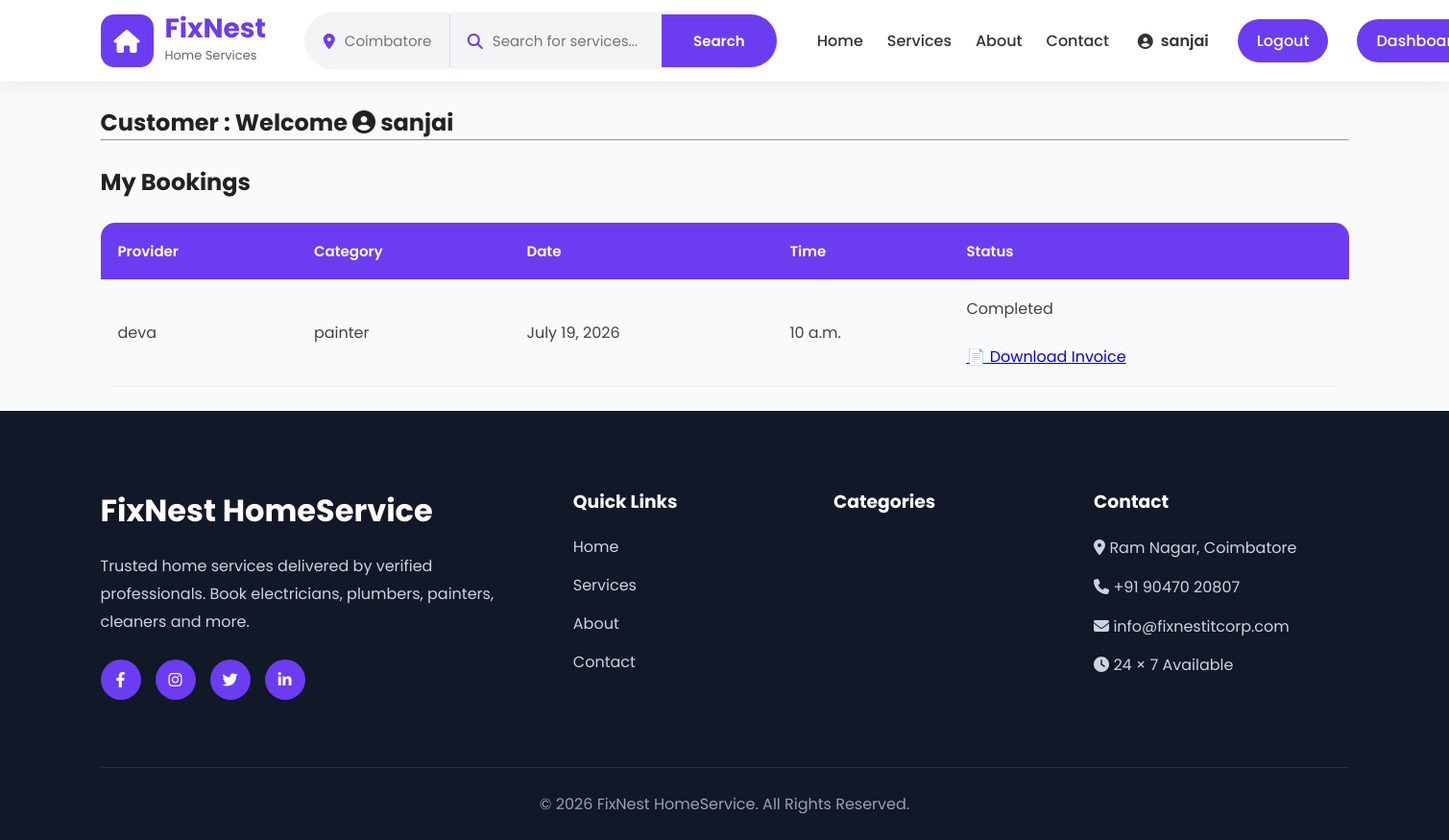
Page /customer/dashboard/ (signed in) on the earlier database version.
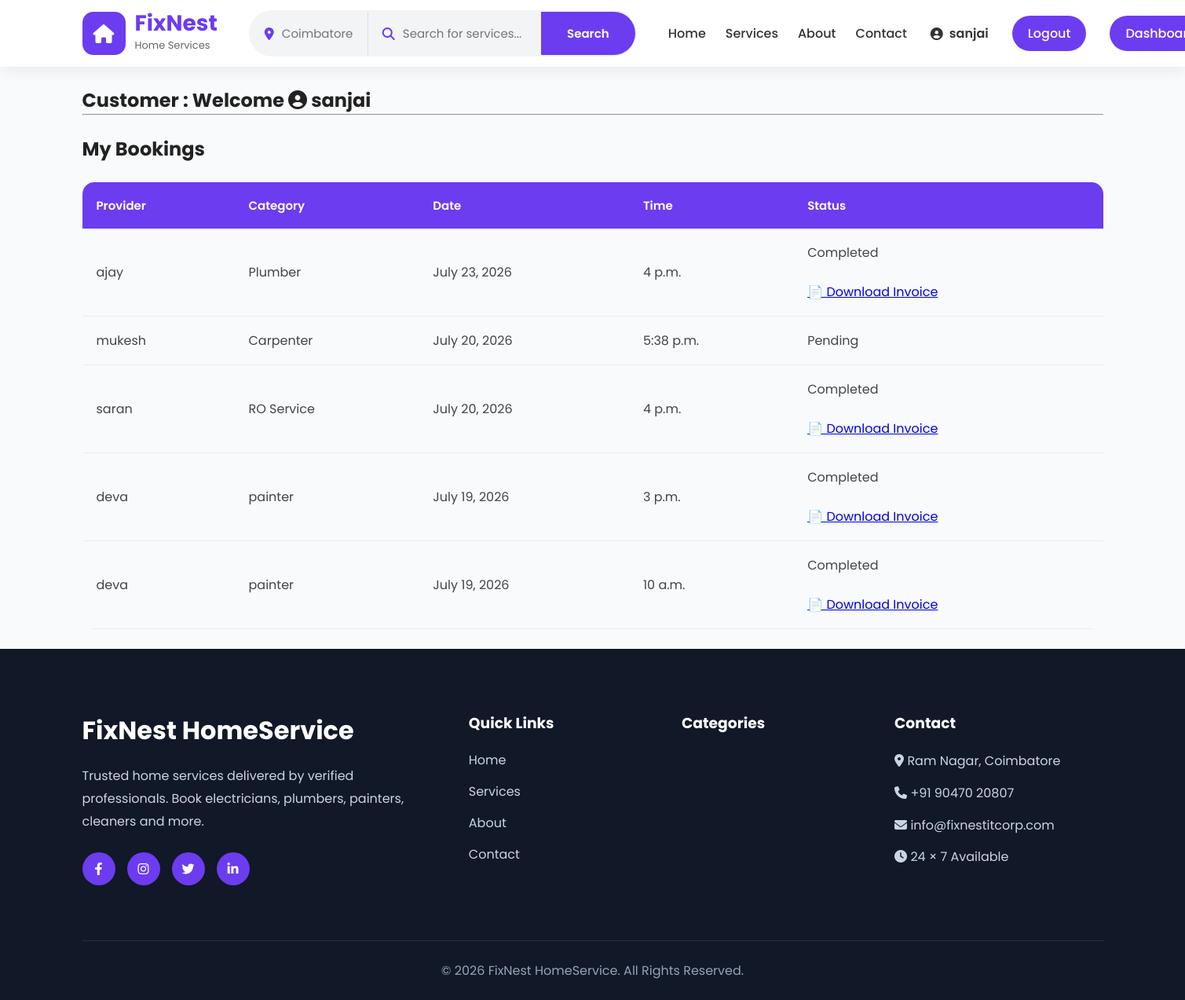
Same page on the later database version.
### service/models.py (models this page shows, shortened)
class Booking(models.Model):
    STATUS_CHOICES = [
        ('Pending', 'Pending'),
        ('Accepted', 'Accepted'),
        ('Rejected', 'Rejected'),
        ('Completed', 'Completed'),]
    customer = models.ForeignKey(
        User,
        on_delete=models.CASCADE,
        related_name="bookings"
    )
    provider = models.ForeignKey(
        Provider,
        on_delete=models.CASCADE,
        related_name="provider_bookings"
    )
    customer_name = models.CharField(max_length=100)
    customer_phone = models.CharField(max_length=15)
    service_address = models.TextField()
    booking_date = models.DateField()
    booking_time = models.TimeField()
    problem_description = models.TextField()
    status = models.CharField(
        max_length=20,
        choices=STATUS_CHOICES,
        default="Pending"
    )
    created_at = models.DateTimeField(auto_now_add=True)

class Provider(models.Model):
    user = models.OneToOneField(User,on_delete=models.CASCADE,null=True,blank=True,related_name="provider")
    AVAILABILITY_CHOICES = [
        ('available', 'Available'),
        ('unavailable', 'Unavailable'),    ]
    category = models.ForeignKey(Category, on_delete=models.CASCADE, related_name='providers')
    name = models.CharField(max_length=200)
    slug = models.SlugField(unique=True)
    description = models.TextField()
    price = models.DecimalField(max_digits=10, decimal_places=0)
    original_price = models.DecimalField(max_digits=10, decimal_places=0, null=True, blank=True)
    phone = models.CharField(max_length=15, blank=True, null=True)
    adhaar_no = models.CharField(max_length=20,blank=True, null=True)
    provider_address = models.CharField(max_length=255, blank=True, null=True)
    image = models.ImageField(upload_to='providers/', blank=True, null=True)
    availability = models.CharField(max_length=20, choices=AVAILABILITY_CHOICES, default='available')
    is_featured = models.BooleanField(default=False)
    is_bestworker = models.BooleanField(default=False)
    rating = models.DecimalField(max_digits=3, decimal_places=1, default=4.5)
    is_approved = models.BooleanField(default=False)
    is_blocked = models.BooleanField(default=False)
    is_available = models.BooleanField(default=True)
    created_at = models.DateTimeField(auto_now_add=True)
    updated_at = models.DateTimeField(auto_now=True)
    class Meta:
        ordering = ['-created_at']

class Category(models.Model):
    name = models.CharField(max_length=100)
    slug = models.SlugField(unique=True)
    icon = models.CharField(max_length=100)
    description = models.TextField(blank=True)
    created_at = models.DateTimeField(auto_now_add=True)
    class Meta:
        verbose_name_plural = 'Categories'
        ordering = ['name']

### service/views.py (the view)
# urls.py: path("customer/dashboard/",views.customer_dashboard,name="customer_dashboard"),
@login_required
def customer_dashboard(request):
    bookings = Booking.objects.filter(
        customer=request.user
    ).order_by("-booking_date", "-booking_time")
    return render(
        request,
        "customer_dashboard.html",
        {
            "bookings": bookings,
        },
    )

### templates/customer_dashboard.html (shortened to what this page needs)
{% extends "base.html" %}
{% block content %}
<div class="container mt-5"><br>
    <h2>Customer :  Welcome <i class="fas fa-user-circle"></i> {{ request.user.username }}</h2>
    <hr><br>
    <h2>My Bookings</h2><br>
    <table class="booking-table">
        <thead>
            <tr>
                <th>Provider</th>
                <th>Category</th>
                <th>Date</th>
                <th>Time</th>
                <th>Status</th>
            </tr>
        </thead>
        <tbody>
        {% for booking in bookings %}
        <tr>
            <td>{{ booking.provider.name }}</td>
            <td>{{ booking.provider.category.name }}</td>
            <td>{{ booking.booking_date }}</td>
            <td>{{ booking.booking_time }}</td>
<td>
    {% if booking.status == "Pending" %}
        <span class="badge bg-warning text-dark">
            Pending
        </span>
    {% elif booking.status == "Accepted" %}
        <span class="badge bg-success">
            Accepted
        </span>
    {% elif booking.status == "Rejected" %}
        <span class="badge bg-danger">
            Rejected
        </span>
    {% elif booking.status == "Completed" %}
        <span class="badge bg-primary">
            Completed
        </span>
        <br><br>
        <a href="{% url 'download_invoice' booking.id %}"
           class="btn btn-dark btn-sm">
            📄 Download Invoice
        </a>
    {% endif %}
</td>
        </tr>
        {% empty %}
        <tr>
            <td colspan="5" class="text-center">
                No bookings yet.
            </td>
        </tr>
        {% endfor %}
        </tbody>
    </table>
</div><br>
{% endblock %}

### templates/base.html (shortened to what this page needs)
<!DOCTYPE html>
<html lang="en">
<head>
    {% load static %}
    <link rel="stylesheet" href="{% static 'css/style.css' %}">
    <link rel="stylesheet" href="https://cdnjs.cloudflare.com/ajax/libs/font-awesome/6.4.0/css/all.min.css">
</head>
<body>
<header class="top-header">
    <div class="container nav-container">
        <a href="{% url 'home' %}" class="logo">
            <div class="logo-icon">
                <i class="fas fa-home"></i>
            </div>
            <div class="logo-text">
                <h2>FixNest</h2>
                <span>Home Services</span>
            </div>
        </a>
        <div class="search-box">
            <form action="{% url 'gallery' %}" method="GET">
                <div class="location-box">
                    <i class="fas fa-map-marker-alt"></i>
                    <input type="text"
                           placeholder="Coimbatore"
                           name="location">
                </div>
                <div class="service-search">
                    <i class="fas fa-search"></i>
                    <input type="text"
                           name="q"
                           placeholder="Search for services..."
                           value="{{ request.GET.q }}">
                </div>
                <button type="submit">
                    Search
                </button>
            </form>
        </div>
        <div class="nav-right">
            <ul class="menu">
                <li>
                    <a href="{% url 'home' %}">
                        Home
                    </a>
                </li>
                <li>
                    <a href="{% url 'gallery' %}">
                        Services
                    </a>
                </li>
                <li>
                    <a href="{% url 'about' %}">
                        About
                    </a>
                </li>
                <li>
                    <a href="{% url 'contact' %}">
                        Contact
                    </a>
                </li>
            </ul>
            {% if user.is_authenticated %}
                <span class="user-name">
                <i class="fas fa-user-circle"></i>
                {{ user.first_name|default:user.username }}
                </span>
                <a href="{% url 'logout' %}" class="logout-btn">Logout</a>
                {% if user.provider_id %}
                <a href="{% url 'provider_dashboard' %}" class="logout-btn">
                Dashboard
                </a>
                {% else %}
                <a href="{% url 'customer_dashboard' %}" class="logout-btn">
                Dashboard
                </a>
                {% endif %}
            {% endif %}
        </div>
    </div>
</header>
<main class="main-content">
    {% block content %}{% endblock %}
</main>
<footer class="footer">
    <div class="container">
        <div class="footer-grid">
            <div class="footer-col">
                <h2 class="footer-logo">
                    FixNest HomeService
                </h2>
                <p>
                    Trusted home services delivered by verified professionals.
                    Book electricians, plumbers, painters, cleaners and more.
                </p>
                <div class="social-icons">
                    <a href="#"><i class="fab fa-facebook-f"></i></a>
                    <a href="#"><i class="fab fa-instagram"></i></a>
                    <a href="#"><i class="fab fa-twitter"></i></a>
                    <a href="#"><i class="fab fa-linkedin-in"></i></a>
                </div>
            </div>
            <div class="footer-col">
                <h3>Quick Links</h3>
                <ul>
                    <li><a href="{% url 'home' %}">Home</a></li>
                    <li><a href="{% url 'gallery' %}">Services</a></li>
                    <li><a href="#">About</a></li>
                    <li><a href="#">Contact</a></li>
                </ul>
            </div>
            <div class="footer-col">
                <h3>Categories</h3>
            </div>
            <div class="footer-col">
                <h3>Contact</h3>
                <p>
                    <i class="fas fa-map-marker-alt"></i>
                    Ram Nagar, Coimbatore
                </p>
                <p>
                    <i class="fas fa-phone"></i>
                    +91 90470 20807
                </p>
                <p>
                    <i class="fas fa-envelope"></i>
                    info@fixnestitcorp.com
                </p>
                <p>
                    <i class="fas fa-clock"></i>
                    24 × 7 Available
                </p>
            </div>
        </div>
        <div class="footer-bottom">
            © 2026 FixNest HomeService. All Rights Reserved.
        </div>
    </div>
</footer>
</body>
</html>

### static/css/style.css (style rules this page uses)
* { margin:0; padding:0; box-sizing:border-box; font-family:'Poppins',sans-serif; }
body { background:#f8fafc; color:#222; }
.container { width:90%; max-width:1300px; margin:auto; }
.top-header { width:100%; background:#fff; box-shadow:0 3px 20px rgba(0,0,0,.08); position:sticky; top:0; z-index:999; }
.nav-container { height:85px; display:flex; justify-content:space-between; align-items:center; }
.logo { display:flex; align-items:center; text-decoration:none; gap:12px; }
.logo-icon { width:55px; height:55px; background:#6C3CF0; border-radius:14px; display:flex; justify-content:center; align-items:center; color:#fff; font-size:24px; }
.logo-text h2 { color:#6C3CF0; font-size:28px; font-weight:700; line-height:1; }
.logo-text span { font-size:13px; color:#666; }
.search-box { flex:1; margin:0 40px; }
.search-box form { display:flex; align-items:center; background:#f3f4f6; border-radius:50px; overflow:hidden; border:2px solid transparent; transition:.3s; }
.location-box { width:150px; display:flex; align-items:center; gap:10px; padding:0 18px; border-right:1px solid #ddd; }
.location-box i { color:#6C3CF0; }
.location-box input { width:100%; border:none; outline:none; background:none; height:55px; font-size:15px; }
.service-search { flex:1; display:flex; align-items:center; gap:10px; padding:0 18px; width: 220px; }
.service-search i { color:#6C3CF0; }
.service-search input { width:100%; height:55px; border:none; outline:none; background:none; font-size:15px; }
.search-box button { width:120px; height:55px; border:none; background:#6C3CF0; color:#fff; font-size:15px; font-weight:600; cursor:pointer; transition:.3s; }
.nav-right { display:flex; align-items:center; gap:30px; }
.menu { display:flex; list-style:none; gap:25px; }
.menu a { text-decoration:none; color:#333; font-weight:500; transition:.3s; }
.user-name { display:flex; align-items:center; gap:8px; font-weight:600; color:#333; }
.logout-btn { display:inline-block; text-decoration:none; background:#6C3CF0; color:#fff; padding:10px 20px; border-radius:30px; font-weight:500; transition:.3s; }
.footer { background:#111827; color:white; padding-top:80px; }
.footer-grid { display:grid; grid-template-columns:2fr 1fr 1fr 1.2fr; gap:50px; }
.footer-col h2 { font-size:32px; margin-bottom:20px; }
.footer-col h3 { margin-bottom:20px; }
.footer-col p { color:#cbd5e1; line-height:1.8; margin-bottom:12px; }
.footer-col ul { list-style:none; }
.footer-col ul li { margin-bottom:15px; }
.footer-col ul li a { text-decoration:none; color:#cbd5e1; transition:.3s; }
.social-icons { display:flex; gap:15px; margin-top:25px; }
.social-icons a { width:42px; height:42px; border-radius:50%; background:#6C3CF0; color:white; display:flex; justify-content:center; align-items:center; text-decoration:none; transition:.3s; }
.footer-bottom { margin-top:70px; padding:25px 0; text-align:center; border-top:1px solid rgba(255,255,255,.1); color:#94a3b8; }
.booking-table { width:100%; border-collapse:collapse; overflow:hidden; border-radius:15px; }
.booking-table thead { background:#6C3CF0; color:#fff; }
.booking-table th { padding:18px; text-align:left; font-size:15px; font-weight:600; }
.booking-table td { padding:18px; border-bottom:1px solid #ececec; color:#444; vertical-align:middle; }
.booking-table tbody tr { transition:.25s; }

Differences in the rows shown:
added Booking: provider.name "ajay", provider.category.name "Plumber", booking_date "July 23, 2026", booking_time "4 p.m.", status "Completed"
added Booking: provider.name "mukesh", provider.category.name "Carpenter", booking_date "July 20, 2026", booking_time "5:38 p.m.", status "Pending"
added Booking: provider.name "saran", provider.category.name "RO Service", booking_date "July 20, 2026", booking_time "4 p.m.", status "Completed"
added Booking: provider.name "deva", provider.category.name "painter", booking_date "July 19, 2026", booking_time "3 p.m.", status "Completed"
